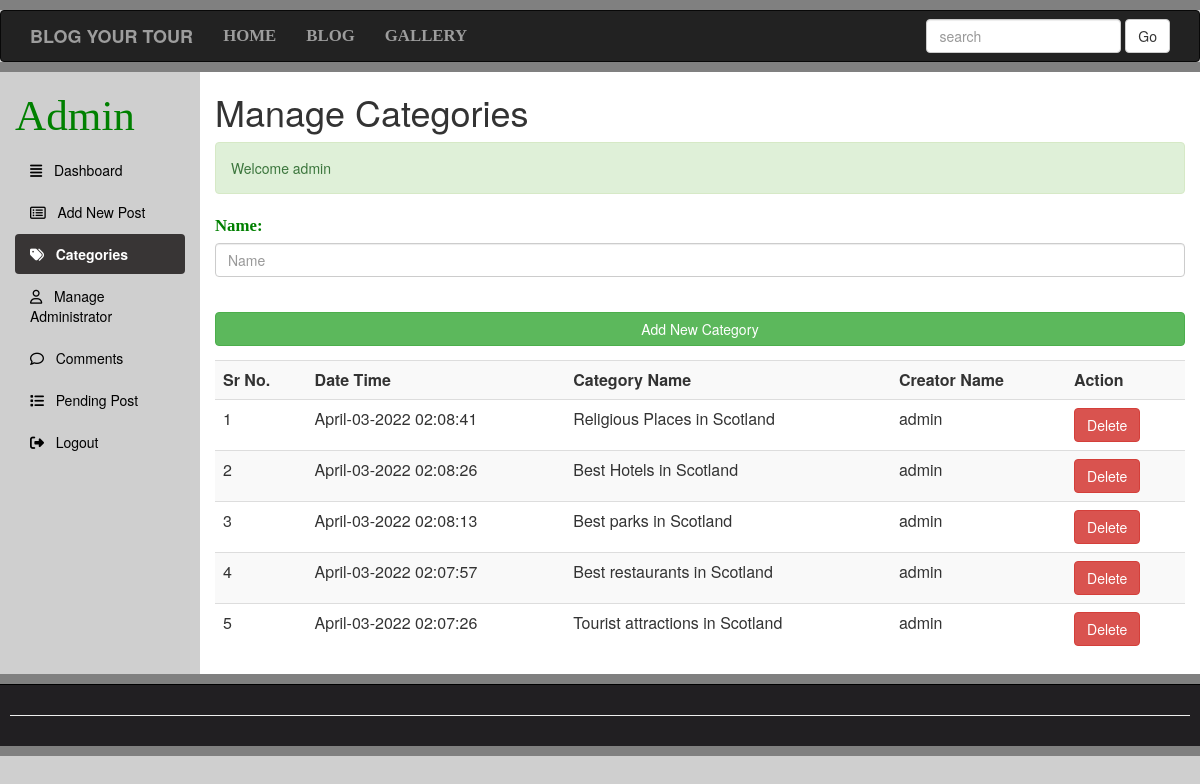
Screenshot of /Categories.php (signed in) with the database file from the repository.
### tables this page shows
CREATE TABLE `category` (
  `id` int(10) NOT NULL,
  `datetime` varchar(50) NOT NULL,
  `name` varchar(100) NOT NULL,
  `creatorname` varchar(200) NOT NULL
);

### Categories.php (the view, shortened to what this page needs)
<?php require_once( 'Include/Sessions.php' );
?>
<!DOCTYPE>
<html>
<head>
<link rel = 'stylesheet'href = 'css/bootstrap.min.css'>
<link rel = 'stylesheet'href = 'css/adminstyles.css'>
<link rel = 'stylesheet'href = 'css/publicstyles.css'>
</head>
<body>
<div style = 'height: 10px; background:gray'></div>
<nav class = 'navbar navbar-inverse' role = 'navigation'>
<div class = 'container'>
<div class = 'navbar-header'>
<a class = 'navbar-brand' href = 'Blog.php'>
<b>BLOG YOUR TOUR</b>  </a>
</div>
<ul class = 'nav navbar-nav'>
<li><a href = 'Home.php' target = '_blank'>HOME</a></li>
<li><a href = 'Blog.php?Page=0' target = '_blank'>BLOG</a></li>
<li><a href = 'Gallery.php' target = '_blank'>GALLERY</a></li>
</ul>
<form action = 'Blog.php' class = 'navbar-form navbar-right'>
<div class = 'form-group'>
<input type = 'text' class = 'form-control' placeholder = 'search' name = 'Search'>
<button class = 'btn btn-default' name = 'SearchButton'>Go</button>
</form>
</div>
</nav>
<div class = 'Line' style = 'height: 10px; background:gray'></div>
<div class = 'container-fluid'>
<div class = 'row'>
<div class = 'col-sm-2'>
<h1><span class = 'FieldInfo'>Admin</span></h1>
<ul id = 'Side_Menu' class = 'nav nav-pills nav-stacked'>
<li><a href = 'dashboard.php'>
<i class = 'fas fa-align-justify'></i>
&nbsp;
Dashboard</a></li>
<li><a href = 'NewPost.php'>
<i class = 'far fa-list-alt'></i>
&nbsp;
Add New Post</a></li>
<li class = 'active'><a href = 'Categories.php'>
<i class = 'fas fa-tags'></i>
&nbsp;
Categories</a></li>
<li><a href = 'Administrator.php'>
<i class = 'far fa-user'></i>
&nbsp;
Manage Administrator</a></li>
<li><a href = 'Comments.php'>
<i class = 'far fa-comment'></i>
&nbsp;
Comments
    </a>
    </li>
    <li><a href = 'PendingPost.php'>
    <i class = 'fas fa-list'></i>
    &nbsp;
    Pending Post
        </a></li>
        <li><a href = 'AdminLogout.php'>
        <i class = 'fas fa-sign-out-alt'></i>
        &nbsp;
        Logout</a></li>
        </ul>
        </div>
        <div class = 'col-sm-10'>
        <h1>Manage Categories</h1>
        <?php echo Message();
        echo SuccessMessage();
        ?>
        <div>
        <form action = 'Categories.php' method = 'post'>
        <fieldset>
        <div class = 'form-group'>
        <label for = 'categoryname'><span class = 'FieldInfo'>Name:</span></label>
        <input class = 'form-control' type = 'text' name = 'Category' id = 'categoryname' placeholder = 'Name'>
        </div>
        <br>
        <input class = 'btn btn-success btn-block' type = 'Submit' name = 'Submit' value = 'Add New Category'>
        </fieldset>
        </form>
        </div>
        <div class = 'table-responsive'>
        <table class = 'table table-striped table-hover'>
        <tr>
        <th>Sr No. </th>
        <th>Date Time </th>
        <th>Category Name </th>
        <th>Creator Name </th>
        <th>Action</th>
        </tr>
        <?php
        global $Connection;
        $ViewQuery = 'SELECT * FROM category ORDER BY datetime desc';
        $Execute = mysqli_query( $Connection, $ViewQuery );
        $SrNo = 0;
        while( $DataRows = mysqli_fetch_array( $Execute ) ) {
            $Id = $DataRows[ 'id' ];
            $DateTime = $DataRows[ 'datetime' ];
            $CategoryName = $DataRows[ 'name' ];
            $CreatorName = $DataRows[ 'creatorname' ];
            $SrNo++;
            ?>
            <tr>
            <td><?php echo $SrNo;
            ?></td>
            <td><?php echo $DateTime;
            ?></td>
            <td><?php echo $CategoryName;
            ?></td>
            <td><?php echo $CreatorName;
            ?></td>
            <td><a href = "DeleteCategory.php?id=<?php echo $Id; ?>">
            <span class = 'btn btn-danger'>Delete</span>
            </a></td>
            </tr>
            <?php }
            ?>
            </table>
            </div>
            </div>
            </div>
            </div>
            <div style = 'height: 10px; background: gray;'></div>
            <div id = 'Footer'>
            <hr>
            </div>
            <div style = 'height: 10px; background: gray;'></div>
            </body>
            </html>

### css/adminstyles.css (style rules this page uses)
body { background-color: #cfcfcf; }
.col-sm-10 { background-color: #ffffff; }
#Side_Menu a { color: #000000; }
#Side_Menu .active a { color: #ffffff; background-color: rgb(56, 53, 53); font-weight: bold; }
#Footer { padding:10px; border-top: 1px solid black; color: #eeeeee; background-color: #211f22; text-align: center; }

### css/publicstyles.css (style rules this page uses)
.navbar-nav li { font-weight: bold; font-family: Bitter,Georgia,Times,"Times New Roman",serif; font-size:1.2em; }
.Line { margin-top:-20px; }

### Categories.php (style rules this page uses)
.FieldInfo { color:green; font-family: Bitter, Georgia, 'Times New Roman', Times, serif; font-size: 1.2em; }

### rows the page displays
category: datetime "April-03-2022 02:08:41", name "Religious Places in Scotland", creatorname "admin"
category: datetime "April-03-2022 02:08:26", name "Best Hotels in Scotland", creatorname "admin"
category: datetime "April-03-2022 02:08:13", name "Best parks in Scotland", creatorname "admin"
category: datetime "April-03-2022 02:07:57", name "Best restaurants in Scotland", creatorname "admin"
category: datetime "April-03-2022 02:07:26", name "Tourist attractions in Scotland", creatorname "admin"

### other values shown
SuccessMessage() "Welcome admin"
